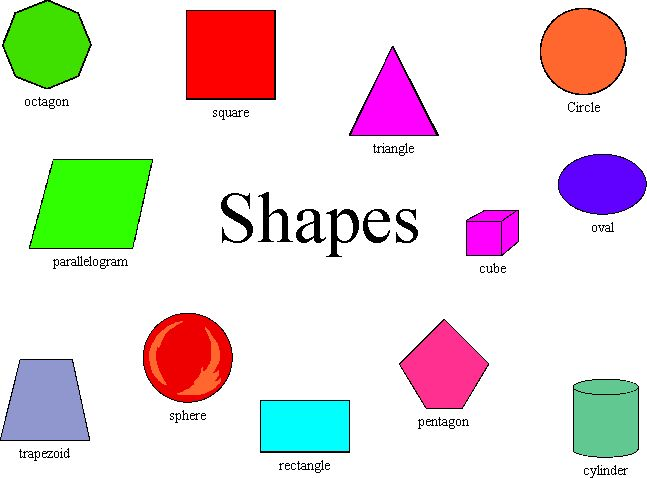
#> input picture part 2 prg-5/maths shapes.png, 647 x 478 px
$ python 'prg 5.py'
#> lines starting #> are read from the running program, lines starting #| are printed output that depends on the picture
import cv2

# Take image path input
path = input("Enter image path: ")
#> the answer given: maths shapes.png

# Read image
img = cv2.imread(path)
#> img is the input picture: shape (478, 647, 3); mean B, G, R 217, 219.8, 227.9

if img is None:
    print("Error: Image not found!")
else:
    print("Image shape (Height, Width, Channels):", img.shape)
#| Image shape (Height, Width, Channels): (478, 647, 3)

    # Take cropping inputs
    x = int(input("Enter x starting point: "))
#> the answer given: 3
    y = int(input("Enter y starting point: "))
#> the answer given: 3
    w = int(input("Enter width: "))
#> the answer given: 100
    h = int(input("Enter height: "))
#> the answer given: 100

    # Crop image
    cropped = img[y:y+h, x:x+w]
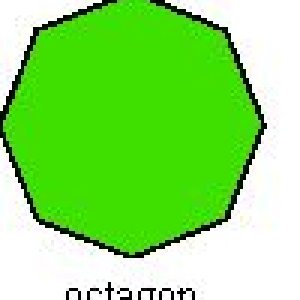
#> cropped: shape (100, 100, 3) (shown 3 times larger); mean B, G, R 107, 224.6, 139.8

    # Display images
    cv2.imshow("Original Image", img)
    cv2.imshow("Cropped Image", cropped)

    # Save cropped image
    cv2.imwrite("cropped_output.jpg", cropped)
    print("Cropped image saved as cropped_output.jpg")

    cv2.waitKey(0)
    cv2.destroyAllWindows()
